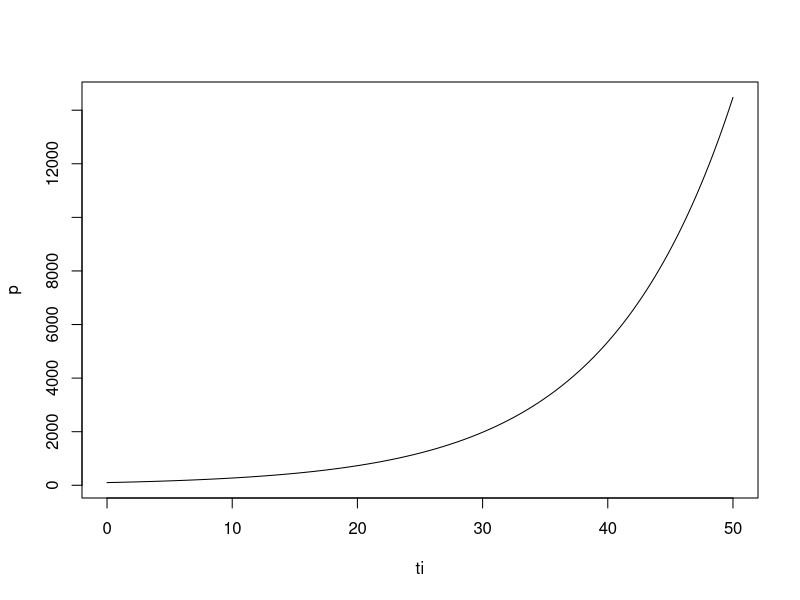

Here is the R script that generated this plot:
sl = 50
gr = 0.1
dt = 0.1
ni = sl/dt
p = vector(length=ni)
p[1] = 100
ti=c(1:ni)
ti[1]=0

  for (i in 1:ni){
    gr1 = gr*p[i]
    p[i+1] = p[i] + gr1*dt
    ti[i+1] = i*dt
  }

plot(ti,p,type = "l",cex=1.5)